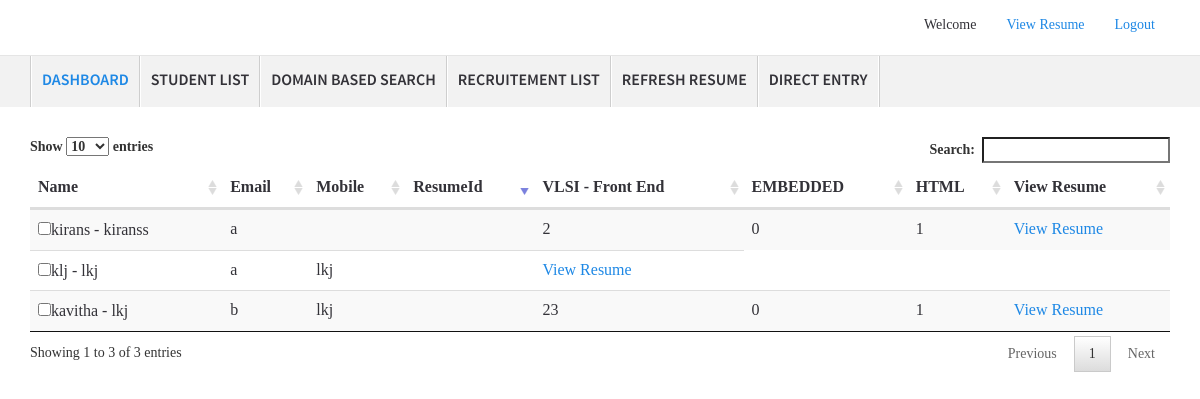
/admin/studentlist.php, run on an earlier commit of the app's database.
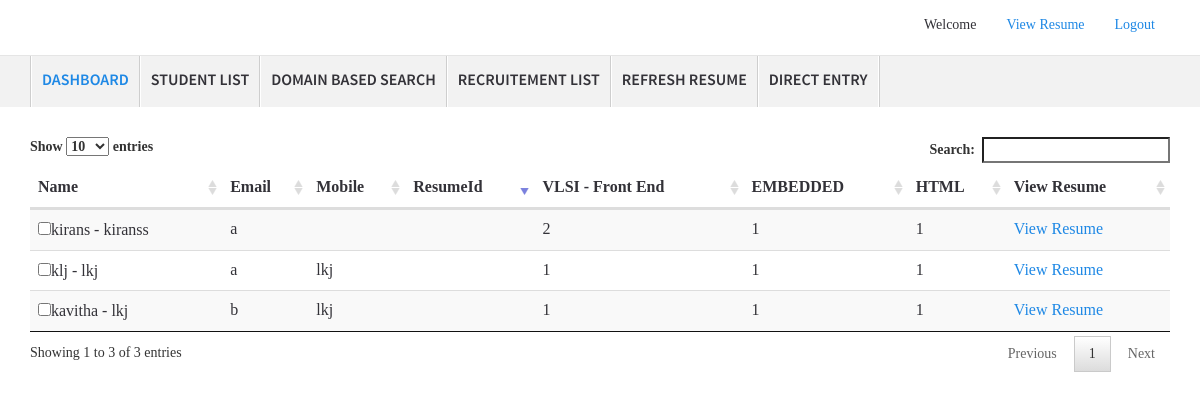
And on a later commit of the database.
### tables this page shows
CREATE TABLE IF NOT EXISTS `tbl_resumetypes` (
  `idresumetype` bigint(20) NOT NULL AUTO_INCREMENT,
  `resumetypename` varchar(255) DEFAULT NULL,
  PRIMARY KEY (`idresumetype`)
);

CREATE TABLE IF NOT EXISTS `tbl_studentresumekeywords` (
  `idstudentresumekeywords` bigint(20) NOT NULL AUTO_INCREMENT,
  `idstudent` bigint(20) NOT NULL,
  `idresumetype` bigint(20) NOT NULL,
  `noofkeywords` varchar(10) NOT NULL,
  `keywords` text NOT NULL,
  PRIMARY KEY (`idstudentresumekeywords`)
);

CREATE TABLE IF NOT EXISTS `tbl_student` (
  `idstudent` bigint(20) NOT NULL AUTO_INCREMENT,
  `firstname` varchar(50) DEFAULT NULL,
  `lastname` varchar(50) DEFAULT NULL,
  `email` varchar(255) DEFAULT NULL,
  `mobile` varchar(50) DEFAULT NULL,
  `city` varchar(50) DEFAULT NULL,
  `pincode` varchar(50) DEFAULT NULL,
  `country` varchar(100) DEFAULT NULL,
  `state` varchar(100) DEFAULT NULL,
  `dob` date DEFAULT NULL,
  `fathername` varchar(100) DEFAULT NULL,
  `gender` varchar(50) DEFAULT NULL,
  `languages` varchar(1000) DEFAULT NULL,
  `nationality` varchar(500) DEFAULT NULL,
  `sslc_passoutyear` varchar(10) DEFAULT NULL,
  `sslc_percentagetype` varchar(10) DEFAULT NULL,
  `sslc_percentage` varchar(10) DEFAULT NULL,
  `sslc_schoolname` varchar(1000) DEFAULT NULL,
  `puc_passoutyear` varchar(10) DEFAULT NULL,
  `puc_percentagetype` varchar(10) DEFAULT NULL,
  `puc_percentage` varchar(10) DEFAULT NULL,
  `puc_schoolname` varchar(1000) DEFAULT NULL,
  `deg_passoutyear` varchar(10) DEFAULT NULL,
  `deg_percentagetype` varchar(10) DEFAULT NULL,
  `deg_schoolname` varchar(1000) DEFAULT NULL,
  `deg_percentage` varchar(10) DEFAULT NULL,
  `deg_university` varchar(10) DEFAULT NULL,
  `pg_percentagetype` varchar(10) DEFAULT NULL,
  `pg_schoolname` varchar(1000) DEFAULT NULL,
  `pg_percentage` varchar(10) DEFAULT '0',
  `pg_passoutyear` varchar(10) DEFAULT NULL,
  `pg_university` varchar(1000) DEFAULT NULL,
  `address` text,
  `pgdip_percentagetype` varchar(10) DEFAULT NULL,
  `pgdip_schoolname` varchar(255) DEFAULT NULL,
  `pgdip_percentage` varchar(10) DEFAULT '0',
  `pgdip_passoutyear` varchar(5) DEFAULT NULL,
  `pgdip_university` varchar(255) DEFAULT NULL,
  `deg_department` bigint(20) DEFAULT NULL,
  `pg_department` bigint(20) DEFAULT NULL,
  `password` varchar(255) DEFAULT NULL,
  `career_objective` text NOT NULL,
  `phd_percentagetype` varchar(255) NOT NULL,
  `phd_schoolname` varchar(255) NOT NULL,
  `phd_percentage` varchar(255) NOT NULL DEFAULT '0',
  `phd_passoutyear` varchar(255) NOT NULL,
  `phd_university` varchar(255) NOT NULL,
  `phd_department` varchar(255) NOT NULL,
  `rvvlsiid` varchar(25) NOT NULL DEFAULT '0',
  `pgdip_coursename` varchar(255) NOT NULL,
  `deg_projectname` varchar(255) DEFAULT NULL,
  `deg_projectdescription` varchar(500) DEFAULT NULL,
  `deg_projecttools` varchar(255) DEFAULT NULL,
  `deg_projectchallenges` varchar(500) DEFAULT NULL,
  `pg_projectname` varchar(255) DEFAULT NULL,
  `pg_projectdescription` varchar(500) DEFAULT NULL,
  `pg_projecttools` varchar(255) DEFAULT NULL,
  `pg_projectchallenges` varchar(500) DEFAULT NULL,
  `resumeid` varchar(255) DEFAULT NULL,
  PRIMARY KEY (`idstudent`)
);

### admin/include/resumeType.php (called while the page is built, shortened)
<?php
$resumeTypesSql = mysql_query("Select * from tbl_resumetypes order by idresumetype asc");
$resume=0;
while($row = mysql_fetch_assoc($resumeTypesSql))
{
    $resumeTypesArray[$resume]['idresumetype'] = $row['idresumetype'];
    $resumeTypesArray[$resume]['resumetypename'] = $row['resumetypename'];
    $resume++;
}?>

### admin/studentlist.php (the view, shortened to what this page needs)
<?php
include('include/resumeType.php');
$studentSql = mysql_query("Select * from tbl_student");
$i=0;
while($row = mysql_fetch_assoc($studentSql))
{
    $studentArray[$i]['idstudent'] = $row['idstudent'];
    $studentArray[$i]['studentname'] = $row['firstname'].' - '.$row['lastname'];
        $studentArray[$i]['idstudent'] = $row['idstudent'];
    $studentArray[$i]['email'] = $row['email'];
    $studentArray[$i]['mobile'] = $row['mobile'];
    $studentArray[$i]['resumeid'] = $row['resumeid'];
    $i++;
}
?>
	<link rel="stylesheet" type="text/css" href="tablegrid/css/jquery.dataTables.css">
    <link href="../css/bootstrap.min.css" rel="stylesheet">
    <link href="../css/main.css" rel="stylesheet">
  </head>
  <body>
  <?php include('../include/header.php');?>
    <?php include('include/nav.php');?>
    <div class="container mar-t30">
        <div class="clearfix brd-btm pad-b20" style="display:none">
        <a href="addCompanyProject.php" class="btn btn-primary pull-right" >+ ADD PROJECT</a>
    </div>
			<table id="example" class="table table-striped" cellspacing="0" width="100%">
				<thead>
					<tr>
						<th>Name</th>
						<th>Email</th>
						<th>Mobile</th>
						<th>ResumeId</th>
						 <?php for($resumetype=0;$resumetype<count($resumeTypesArray);$resumetype++){?>
                        <th><?php echo $resumeTypesArray[$resumetype]['resumetypename'];?></th>
 <?php }?>
            <th>View Resume</th>
					</tr>
				</thead>
				<tbody>
				<?php for($i=0;$i<count($studentArray);$i++){
					$idstudent = $studentArray[$i]['idstudent'];?>
					<tr>
						<td><input type='checkbox' name='studentName[]'><?php echo $studentArray[$i]['studentname'];?></td>
						<td><?php echo $studentArray[$i]['email'];?></td>
						<td><?php echo $studentArray[$i]['mobile'];?></td>
						<td><?php echo $studentArray[$i]['resumeid'];?></td>
						 <?php
                         $resumeKeyWordsSql = mysql_query("Select * from tbl_studentresumekeywords where idstudent='$idstudent' order by idresumetype asc");
                         while($row = mysql_fetch_assoc($resumeKeyWordsSql))
                         { ?>
                         <td><?php echo $row['noofkeywords'];?></td>
                         <?php } ?>
            <td><a href='viewResume.php?idstudent=<?php echo $idstudent;?>' target='_blank'>View Resume</a></td>
					</tr>
					<?php }?>
				</tbody>
			</table>
</div>
</body>

### include/header.php (shortened to what this page needs)
<header>
        <div class="navbar navbar-inverse top--header" role="navigation">
          <div class="container">
            <div class="navbar-header">
              <a href="#" class="navbar-brand logo logo--small mar-t10 mar-b10">Nanochip Solutions</a>
            </div>
            <div class="row">
            <div class="navbar-right">
            <div id="navbar" class="navbar-collapse collapse">
               <div class="clearfix">
                <ul class="nav navbar-nav header-nav">
                  <li>Welcome <?php echo $_SESSION['studentName'];?></li>
                  <li class=""><a href="viewResume.php" class="pad-sm-t13 pad-sm-b12">View Resume</a></li>
                  <li class=""><a href="index.php" class="pad-sm-t13 pad-sm-b12">Logout</a></li>
                </ul>
               </div>
            </div>
            </div>
            </div>
          </div>
        </div>
    </header>

### admin/include/nav.php
<div class="main-nav-wrapper">
       <nav class="container">
           <ul class="main-nav clearfix">
               <li class="active"><a href="dashboard.php">Dashboard</a></li>
               <li><a href="studentlist.php">Student List</a></li>
               <li><a href="searchDomainStudent.php">Domain Based Search</a></li>
                <li><a href="recruitementList.php">Recruitement List</a></li>
               <li><a href="processResume.php">Refresh Resume</a></li>
               <li><a href="directEntry.php">Direct Entry</a></li>
           </ul>
       </nav>
    </div>

### css/main.css (style rules this page uses)
body { font-family: 'source_sans_proregular'; font-size: 14px; color: #333238; }
ul { list-style: none; margin: 0px; padding: 0px; }
a { color: #1e88e5; }
.container { max-width: 1180px; }
.navbar-inverse { border-radius: 0px; border: 0px none; margin-bottom: 0px; }
.mar-t10 { margin-top: 10px; }
.mar-t30 { margin-top: 30px; }
.mar-b10 { margin-bottom: 10px; }
.pad-b20 { padding-bottom:20px; }
.top--header { background: #fff; border-bottom: 1px solid #e5e5e5; }
.header-nav.header-nav li { padding: 15px; }
.header-nav.header-nav li a { color: #1e88e5; padding: 0px; }
.logo { display: inline-block; text-indent: -9999px; }
.logo--small.logo--small.logo--small { background: url('../img/logo_small.png') no-repeat center center; width: 106px; height: 35px; margin-left: 0px; }
.main-nav-wrapper { background-color: #f2f2f2; }
.main-nav li { float: left; border-left: 1px solid #cecece; }
.main-nav li a { padding: 14px 10px; display: block; font-size: 16px; font-family: source_sans_prosemibold; text-transform: uppercase; border-left: 1px solid #fff; color: #333238; }
.main-nav li:last-child { border-right: 1px solid #cecece; }
.main-nav li:last-child a { border-right: 1px solid #fff; }
.main-nav li a:hover, .main-nav li.active a { color: #1e88e5; text-decoration: none; }
.brd-btm { border-bottom: 1px solid #e5e5e5; }
.btn-primary.btn-primary, .btn-inverse.btn-inverse:hover { background-color: #4caf50; border-color: #4caf50; color: #fff; }

What changed in the data, as far as the page shows it:
removed tbl_studentresumekeywords: noofkeywords "0", shown under "kirans - kiranss"
removed tbl_studentresumekeywords: noofkeywords "23", shown under tbl_student (number 2 of 2 on the later page)
removed tbl_studentresumekeywords: noofkeywords "0", shown under tbl_student (number 2 of 2 on the later page)
added tbl_studentresumekeywords: noofkeywords "1", shown under "kirans - kiranss"
added tbl_studentresumekeywords: noofkeywords "1", shown under tbl_student (number 1 of 2 on the later page)
added tbl_studentresumekeywords: noofkeywords "1", shown under tbl_student (number 1 of 2 on the later page)
added tbl_studentresumekeywords: noofkeywords "1", shown under tbl_student (number 1 of 2 on the later page)
added tbl_studentresumekeywords: noofkeywords "1", shown under tbl_student (number 2 of 2 on the later page)
added tbl_studentresumekeywords: noofkeywords "1", shown under tbl_student (number 2 of 2 on the later page)
